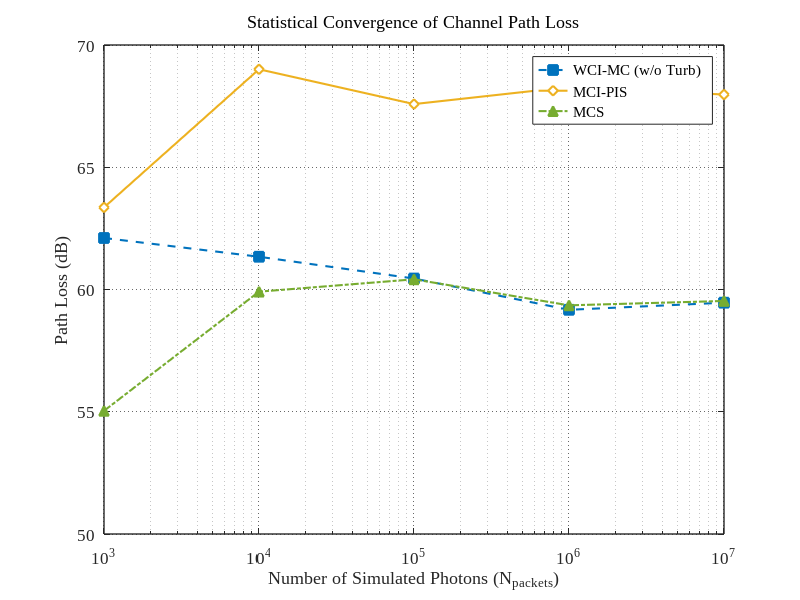

Write the MATLAB code that produced this figure.
%% Exp1: Plotting Statistical Convergence (Unified with Exp2 Style - Hollow Diamond)
clc; clear; close all;

try
    d_HG  = load('data_exp1_HGPIS.mat');
    d_MCI = load('data_exp1_MCIPIS.mat');
    d_MCS = load('data_exp1_MCS.mat');
catch
    error('未能找到数据文件，请确保先运行相应的仿真脚本。');
end

N_axis = d_HG.N_arr;

figure('Name', 'Path Loss Convergence', 'Color', 'w', 'Position', [100, 100, 640, 480]);

% =========================================================
% 视觉映射定义 (严格对齐 Exp2)
% =========================================================
c_NoTurb = '#0072BD'; % 蓝   (对齐 Exp2: WCI-MC w/o Turb)
c_MCI    = '#EDB120'; % 金黄 (借用 Exp2 色系，用于区分 MCI-PIS)
c_MCS    = '#77AC30'; % 绿   (对齐 Exp2: MCS)

% 1. WCI-MC (w/o Turb) - 对应 d_HG: 蓝色，虚线，实心正方形
semilogx(N_axis, -d_HG.PL_arr, '--', 'Color', c_NoTurb, ...
    'LineWidth', 1.5, 'Marker', 's', 'MarkerSize', 7, 'MarkerFaceColor', c_NoTurb); 
hold on;

% 2. MCI-PIS - 对应 d_MCI: 金黄色，实线，空心菱形 (修改了 MarkerFaceColor 为 'w')
semilogx(N_axis, -d_MCI.PL_arr, '-', 'Color', c_MCI, ...
    'LineWidth', 1.5, 'Marker', 'd', 'MarkerSize', 7, 'MarkerFaceColor', 'w');

% 3. MCS - 对应 d_MCS: 绿色，点划线，实心三角形
semilogx(N_axis, -d_MCS.PL_arr, '-.', 'Color', c_MCS, ...
    'LineWidth', 1.5, 'Marker', '^', 'MarkerSize', 7, 'MarkerFaceColor', c_MCS);

grid on;
set(gca, 'GridLineStyle', ':', 'GridAlpha', 0.7);

% 文本设置对齐 14pt normal，并指定 Times New Roman 字体
xlabel('Number of Simulated Photons (N_{packets})', 'FontSize', 14, 'FontWeight', 'normal', 'FontName', 'Times New Roman');
ylabel('Path Loss (dB)', 'FontSize', 14, 'FontWeight', 'normal', 'FontName', 'Times New Roman');
title('Statistical Convergence of Channel Path Loss', 'FontSize', 14, 'FontWeight', 'normal', 'FontName', 'Times New Roman');

xlim([N_axis(1), N_axis(end)]);

% 图例名称与 Exp2 保持术语统一，并指定字体
legend('WCI-MC (w/o Turb)', ...
       'MCI-PIS', ...
       'MCS', ...
       'Location', 'northeast', ...
       'FontSize', 12, 'FontName', 'Times New Roman');

% 坐标轴刻度对齐 12pt，并指定字体
set(gca, 'FontSize', 12, 'LineWidth', 1, 'FontName', 'Times New Roman');

% --- 学术图表导出指令 ---
% exportgraphics(gcf, 'Figure1_Convergence_Unified.pdf', 'ContentType', 'vector');
% exportgraphics(gcf, 'Figure1_Convergence_Unified.png', 'Resolution', 600);
